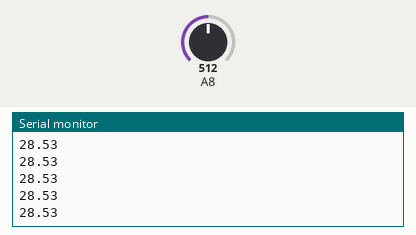
This sketch was run on a simulated Arduino Mega 2560, built with avr-gcc and run on an emulated ATmega2560. On the bench: the last lines printed to the serial monitor. The test bench sets the inputs (shaded band); at power-on: A8 = 512.

Above: at 1.2 s.
1.3 s: A8 set to 716
At 2.3 s:
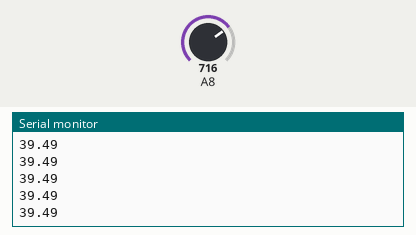
2.8 s: A8 set to 900
At 3.5 s:
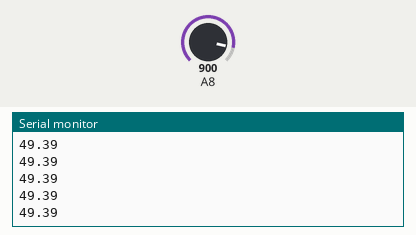
Timing chart, 0 to 5.8 s (numbered marks = the images above; inputs shaded):
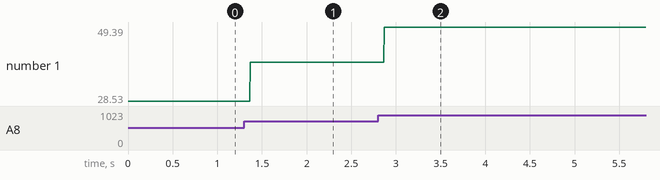

The sketch:

voltage_sensor.ino
```cpp
void setup() {
  pinMode(A8,INPUT);
  Serial.begin(9600);

  // put your setup code here, to run once:

}

void loop() {
  float voltage = (float)analogRead(A8)/1023.0*5.0*11 + 1;
  Serial.println(voltage);
  // put your main code here, to run repeatedly:
}
```

Measured:
- after the input at 1.3 s, the serial monitor: prints a new line after 0.07 s (image 1)
- after the input at 2.8 s, the serial monitor: prints a new line after 0.07 s (image 2)
- plotted number 1: 28.53 → 39.49 after the input at 1.3 s, 39.49 → 49.39 after the input at 2.8 s
